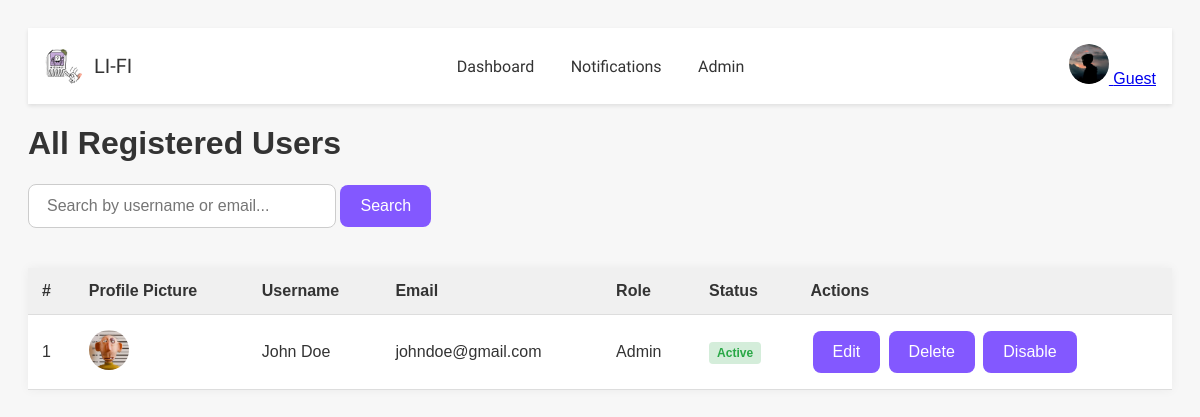
Page /pages/all_users.php on the committed database.
### tables this page shows
CREATE TABLE `users` (
  `user_id` varchar(50) NOT NULL,
  `username` varchar(100) NOT NULL,
  `email` varchar(100) NOT NULL,
  `password` varchar(255) NOT NULL,
  `bio` text DEFAULT NULL,
  `role` varchar(50) DEFAULT NULL,
  `profile_pic` varchar(255) DEFAULT NULL,
  `status` enum('active','disabled') DEFAULT 'active'
);

CREATE TABLE `roles` (
  `role_id` varchar(50) NOT NULL,
  `role_name` varchar(25) DEFAULT NULL
);

### pages/all_users_get.php (called while the page is built)
<?php
require '../connection.php';
$search = $_GET['search'] ?? '';
if (!empty($search)) {
    $stmt = $conn->prepare("SELECT users.*, roles.role_name AS role_name FROM users
                            LEFT JOIN roles ON users.role = roles.role_id
                            WHERE users.username LIKE ? OR users.email LIKE ?");
    $searchTerm = "%" . $search . "%";
    $stmt->bind_param("ss", $searchTerm, $searchTerm);
} else {
    $stmt = $conn->prepare("SELECT users.*, roles.role_name AS role_name FROM users
                            LEFT JOIN roles ON users.role = roles.role_id");
}
$stmt->execute();
$result = $stmt->get_result();
?>

### pages/all_users.php (the view, shortened to what this page needs)
<?php include 'all_users_get.php'; ?>
<!DOCTYPE html>
<html lang="en">
<head>
    <link rel="stylesheet" href="../assets/css/all_users.css">
</head>
<body>
    <?php include '../includes/navbar.php' ?>
    <h1>All Registered Users</h1>
    <form method="GET" action="" style="margin-bottom: 20px;">
        <input type="text" name="search" placeholder="Search by username or email..." value="<?= htmlspecialchars($search ?? '') ?>">
        <button type="submit">Search</button>
    </form>
    <table>
        <thead>
            <tr>
                <th>#</th>
                <th>Profile Picture</th>
                <th>Username</th>
                <th>Email</th>
                <th>Role</th>
                <th>Status</th>
                <th>Actions</th>
            </tr>
        </thead>
        <tbody>
            <?php $count = 1; ?>
            <?php if ($result && $result->num_rows > 0): ?>
                <?php while ($row = $result->fetch_assoc()): ?>
                    <tr>
                        <td><?= $count++ ?></td>
                        <td>
                            <?php if (!empty($row['profile_pic'])): ?>
                                <img class="profile-pic" src="../<?= htmlspecialchars($row['profile_pic']) ?>" alt="Profile Picture">
                            <?php else: ?>
                                No image
                            <?php endif; ?>
                        </td>
                        <td><?= htmlspecialchars($row['username']) ?></td>
                        <td><?= htmlspecialchars($row['email']) ?></td>
                        <td><?= htmlspecialchars($row['role_name'] ?? 'Unknown') ?></td>
                        <td>
                            <?php
                            $status = $row['status'] ?? 'active';
                            $statusClass = ($status === 'active') ? 'status-active' : 'status-disabled';
                            $statusText = ($status === 'active') ? 'Active' : 'Disabled';
                            ?>
                            <span class="<?= $statusClass ?>"><?= $statusText ?></span>
                        </td>
                        <td class="action-buttons">
                            <form action="edit_user.php" method="get" style="display:inline;">
                                <button class="edit-btn" type="submit">Edit</button>
                            </form>
                            <form action="delete_user.php" method="post" style="display:inline;" onsubmit="return confirm('Are you sure you want to delete the user \'<?= htmlspecialchars($row['username']) ?>\'? This action cannot be undone and will also delete all their inquiries.');">
                                <button class="delete-btn" type="submit">Delete</button>
                            </form>
                            <?php
                            $currentStatus = $row['status'] ?? 'active';
                            $toggleAction = ($currentStatus === 'active') ? 'Disable' : 'Enable';
                            $confirmMessage = ($currentStatus === 'active') ? 'disable' : 'enable';
                            $buttonClass = ($currentStatus === 'active') ? 'disable-btn' : 'enable-btn';
                            ?>
                            <form action="disable_user.php" method="post" style="display:inline;" onsubmit="return confirm('Are you sure you want to <?= $confirmMessage ?> the user \'<?= htmlspecialchars($row['username']) ?>\'?');">
                                <button class="<?= $buttonClass ?>" type="submit"><?= $toggleAction ?></button>
                            </form>
                        </td>
                    </tr>
                <?php endwhile; ?>
            <?php else: ?>
                <tr><td colspan="7" style="text-align: center;">No users found.</td></tr>
            <?php endif; ?>
        </tbody>
    </table>
</body>
</html>

### assets/css/all_users.css (style rules this page uses)
.status-active { color: #28a745; font-weight: bold; padding: 4px 8px; background-color: #d4edda; border-radius: 4px; font-size: 12px; }
body { font-family: Arial, sans-serif; background-color: #f7f7f7; padding: 20px; color: #333; }
form input[type="text"] { padding: 12px 18px; font-size: 16px; border: 1px solid #ccc; border-radius: 8px; width: 270px; margin-bottom: 20px; outline: none; transition: border-color 0.3s ease; }
form button[type="submit"] { padding: 12px 20px; font-size: 16px; background-color: #8358ff; border: none; color: #fff; border-radius: 8px; cursor: pointer; transition: background-color 0.3s ease; }
table { width: 100%; border-collapse: collapse; margin-top: 10px; background-color: #fff; box-shadow: 0 0 10px rgba(0, 0, 0, 0.05); }
th, td { padding: 14px; text-align: left; border-bottom: 1px solid #ddd; }
th { background-color: #f0f0f0; }
.action-buttons button, table button { padding: 10px 16px; font-size: 14px; border: none; border-radius: 6px; cursor: pointer; margin: 2px; transition: background-color 0.3s ease; }
.edit-btn { background-color: #a88bff; color: white; }
.delete-btn { background-color: #fca5a5; color: white; }
.disable-btn { background-color: #fde68a; color: #000; }
.profile-pic { width: 40px; height: 40px; border-radius: 50%; object-fit: cover; }

### rows in the picture
users: profile_pic (placeholder picture), username "John Doe", email "johndoe@gmail.com", role.role_name "Admin", status "Active", status "Disable"

### other values in the picture
$_SESSION['username'] "Guest"
